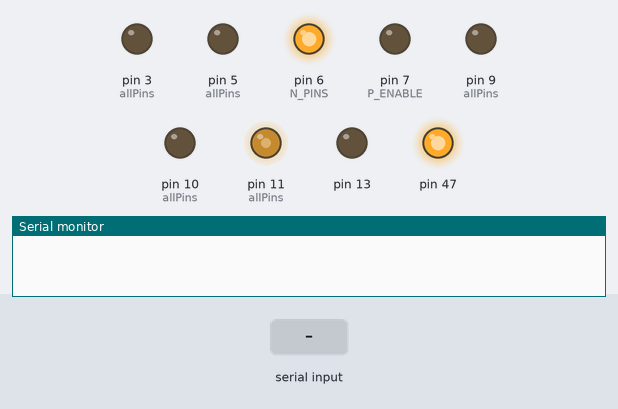
The sketch below on a simulated Arduino Leonardo, built for the host (arithmetic inside an expression is 32-bit, double 64-bit). Shown: output pins drawn as LEDs (lit = HIGH), the last lines printed to the serial monitor. The test bench sets the inputs (shaded band).

Above: at 1.2 s.
1.3 s: "90,45\n" received over Serial
At 2.1 s:
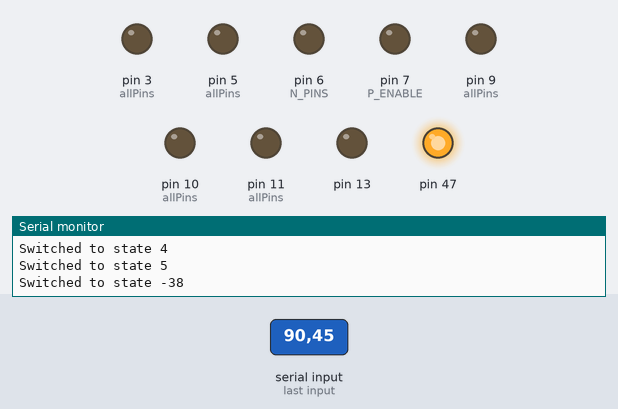
2.8 s: "30,150\n" received over Serial
At 4.0 s:
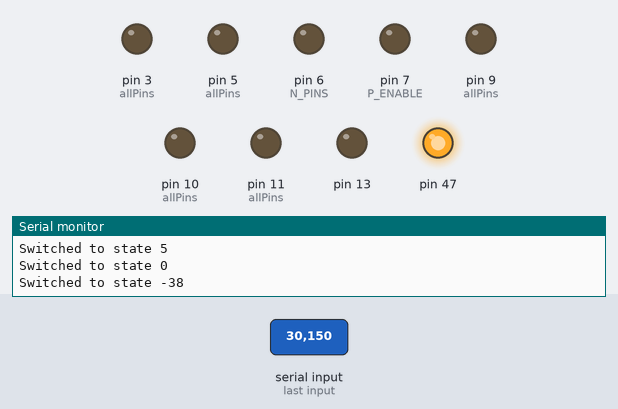
4.3 s: "200\n" received over Serial
At 5.2 s:
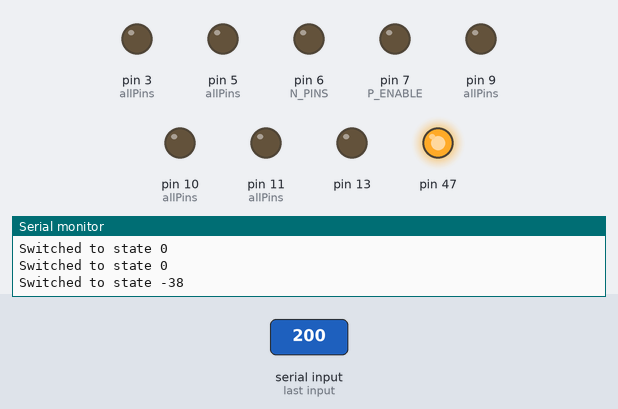
5.8 s: "5\n" received over Serial
Timing chart, 0 to 8.3 s (numbered marks = the images above; inputs shaded):
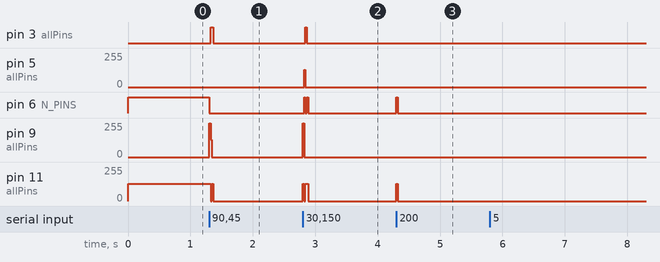

The sketch:

short-finder.ino
```cpp
#define P_ENABLE 7

enum pin {
  A_H=5,
  A_L=3,
  B_H=9,
  B_L=6,
  C_H=11,
  C_L=10
};

#define N_PINS 6
pin allPins[N_PINS] = {A_H, A_L, B_H, B_L, C_H, C_L};
void setup() {
   Serial.begin(9600);

  int mask = ~7;
  TCCR1B = (TCCR1B & mask) | 1;
  TCCR2B = (TCCR2B & mask) | 1;
  TCCR3B = (TCCR3B & mask) | 1;
  TCCR4B = (TCCR4B & mask) | 1;


  for (int i = 0; i < N_PINS; i++)
    pinMode(allPins[i], OUTPUT);

  pinMode(P_ENABLE, OUTPUT);
  digitalWrite(P_ENABLE, LOW);
  // Init hall
  pinMode(47, OUTPUT);
  digitalWrite(47, HIGH);

  pinMode(49, INPUT);
  pinMode(51, INPUT);
  pinMode(53, INPUT);

  pinMode(13, OUTPUT);
}

pin ACTIVE_HIGH[] = {C_H, A_H, A_H, B_H, B_H, C_H};
pin ACTIVE_LOW[] = {B_L, B_L, C_L, C_L, A_L, A_L};
int stateMapping[] = {-1, 0, 4, 5, 2, 1, 3, -1};
int state = 0;
int speed = 128;

void loop() {
  if (Serial.available() > 0) {
    state = Serial.read() - '0';
    Serial.print("Switched to state ");
    Serial.println(state);
  }

   for (int i = 0; i < N_PINS; i++)
   {
     if (allPins[i] == ACTIVE_HIGH[state])
       analogWrite(allPins[i], speed);
     else if (allPins[i] == ACTIVE_LOW[state])
       analogWrite(allPins[i], 255);
     else
        analogWrite(allPins[i], 0);
   }

}
```

Measured:
- after the input at 1.3 s, pin 3 (allPins): LOW → HIGH at once, → LOW 0.05 s later; pin 6 (N_PINS): HIGH → LOW at once; pin 9 (allPins): 0/255 → 255/255 at once, → 128/255 0.02 s later, → 0/255 0.02 s later; pin 11 (allPins): 128/255 → 0/255 at once
- after the input at 2.8 s, pin 3 (allPins): LOW → HIGH at once, → LOW 0.02 s later; pin 5 (allPins): 0/255 → 128/255 at once, → 0/255 0.02 s later
- after the input at 4.3 s, pin 6 (N_PINS): LOW → HIGH at once, → LOW 0.02 s later; pin 11 (allPins): 0/255 → 128/255 at once, → 0/255 0.02 s later
